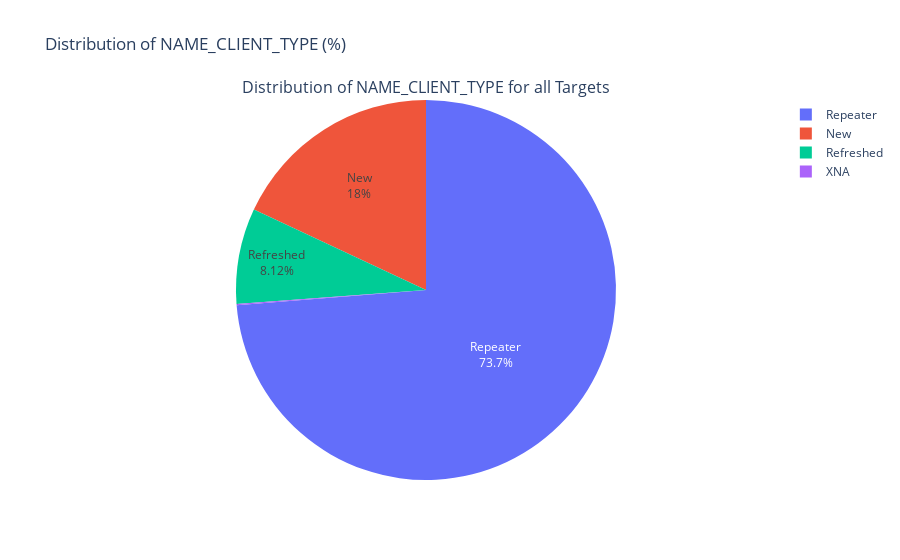

The code cell stored with this chart in its notebook:
### Code cell
plot_categorical_variables_pie(prev_application_df, "NAME_CLIENT_TYPE", plot_defaulter=False)

### Figure 1 — Plotly figure (JSON) as saved in the notebook; plotly's stock layout.template omitted (floating-point values rounded to 4 significant figures)
{"data": [{"domain": {"x": [0, 1], "y": [0, 1]}, "hole": 0, "labels": ["Repeater", "New", "Refreshed", "XNA"], "textinfo": "label+percent", "textposition": "inside", "type": "pie", "values": [1231261, 301363, 135649, 1941]}], "layout": {"annotations": [{"font": {"size": 16}, "showarrow": false, "text": "Distribution of NAME_CLIENT_TYPE for all Targets", "x": 0.5, "xanchor": "center", "xref": "paper", "y": 1, "yanchor": "bottom", "yref": "paper"}], "autosize": true, "title": {"text": "Distribution of NAME_CLIENT_TYPE (%)"}}}
